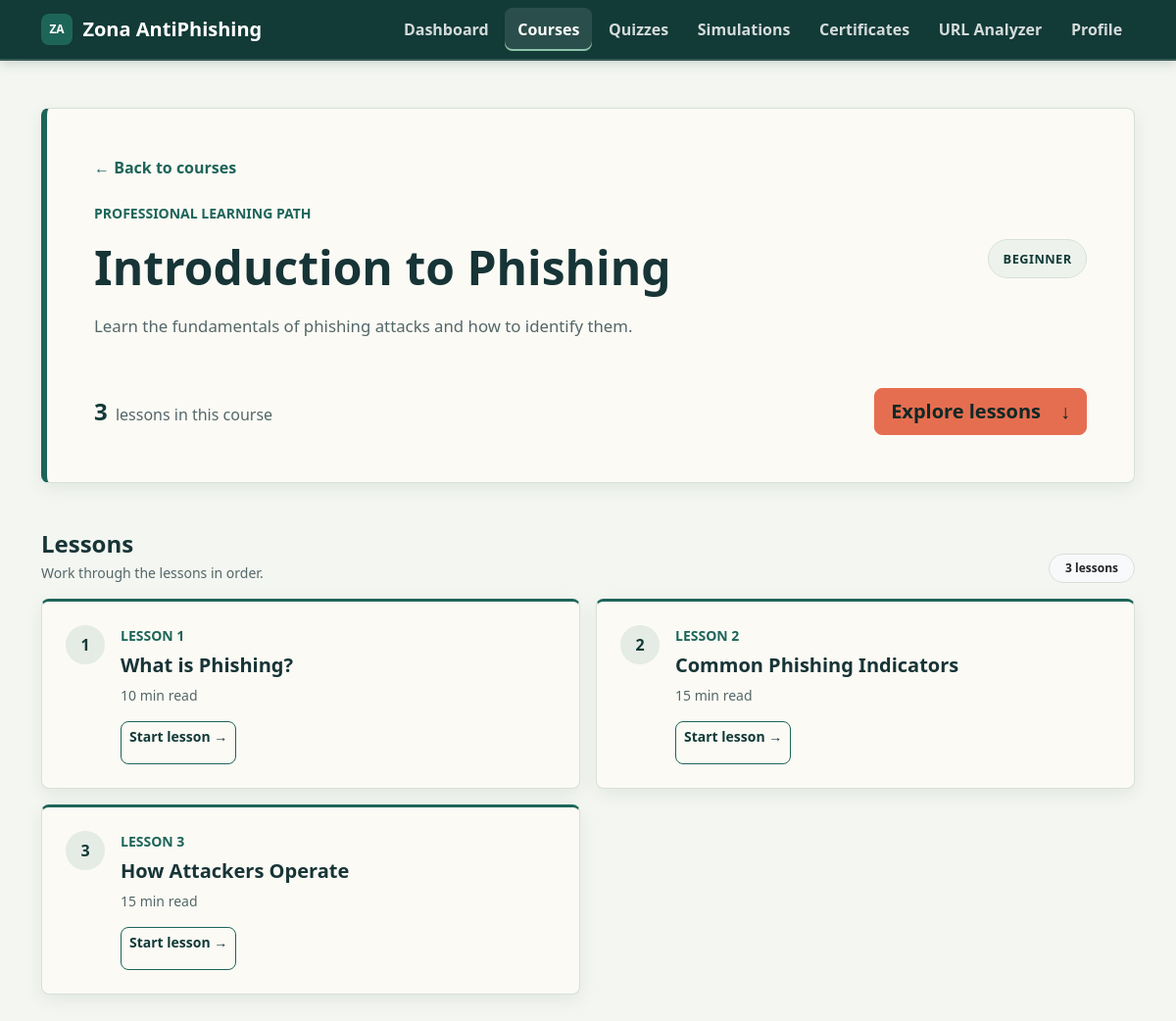
/?page=course&id=1 (signed in), run on the app's committed database.
### tables this page shows
CREATE TABLE `courses` (
  `id` int(11) NOT NULL,
  `title` varchar(150) NOT NULL,
  `description` text NOT NULL,
  `level` enum('beginner','intermediate','advanced') NOT NULL DEFAULT 'beginner',
  `status` enum('draft','published') NOT NULL DEFAULT 'draft',
  `created_at` timestamp NOT NULL DEFAULT current_timestamp(),
  `updated_at` timestamp NOT NULL DEFAULT current_timestamp() ON UPDATE current_timestamp()
);

CREATE TABLE `lessons` (
  `id` int(11) NOT NULL,
  `course_id` int(11) NOT NULL,
  `title` varchar(150) NOT NULL,
  `content` longtext NOT NULL,
  `lesson_order` int(11) NOT NULL,
  `estimated_minutes` int(11) NOT NULL,
  `created_at` timestamp NOT NULL DEFAULT current_timestamp(),
  `updated_at` timestamp NOT NULL DEFAULT current_timestamp() ON UPDATE current_timestamp()
);

### config/database.php (called while the page is built)
<?php
class Database
{
    private string $host = "localhost";
    private string $dbName = "zona_antiphishing";
    private string $username = "root";
    private string $password = "";
    public function connect(): PDO
    {
        try {
            $pdo = new PDO(
                "mysql:host={$this->host};dbname={$this->dbName};charset=utf8mb4",
                $this->username,
                $this->password
            );
            $pdo->setAttribute(PDO::ATTR_ERRMODE, PDO::ERRMODE_EXCEPTION);
            return $pdo;
        } catch (PDOException $e) {
            die("Database connection failed: " . $e->getMessage());
        }
    }
}

### app/controllers/CourseController.php (called while the page is built, shortened)
<?php
require_once __DIR__ . '/../models/Course.php';
class CourseController
{
    private Course $courseModel;
    public function __construct()
    {
        $this->courseModel = new Course();
    }
    public function getCourse(int $id)
    {
        return $this->courseModel->getCourseById($id);
    }
}

### app/models/Course.php (called while the page is built, shortened)
<?php
require_once __DIR__ . '/../../config/database.php';
class Course
{
    private PDO $conn;
    public function __construct()
    {
        $database = new Database();
        $this->conn = $database->connect();
    }
    public function getCourseById(int $id)
    {
        $sql = "SELECT * FROM courses WHERE id = :id LIMIT 1";
        $stmt = $this->conn->prepare($sql);
        $stmt->bindValue(':id', $id, PDO::PARAM_INT);
        $stmt->execute();
        return $stmt->fetch(PDO::FETCH_ASSOC);
    }
}

### app/controllers/LessonController.php (called while the page is built, shortened)
<?php
require_once __DIR__ . '/../models/Lesson.php';
class LessonController
{
    private Lesson $lessonModel;
    public function __construct()
    {
        $this->lessonModel = new Lesson();
    }
    public function getLessonsByCourse(int $courseId)
    {
        return $this->lessonModel->getLessonsByCourseId($courseId);
    }
}

### app/models/Lesson.php (called while the page is built, shortened)
<?php
require_once __DIR__ . '/../../config/database.php';
class Lesson
{
    private PDO $conn;
    public function __construct()
    {
        $database = new Database();
        $this->conn = $database->connect();
    }
    public function getLessonsByCourseId(int $courseId)
    {
        $sql = "SELECT * FROM lessons WHERE course_id = :course_id ORDER BY lesson_order ASC";
        $stmt = $this->conn->prepare($sql);
        $stmt->bindValue(':course_id', $courseId, PDO::PARAM_INT);
        $stmt->execute();
        return $stmt->fetchAll(PDO::FETCH_ASSOC);
    }
}

### views/courses/show.php (the view, shortened to what this page needs)
<?php
$courseId = filter_var($_GET['id'] ?? null, FILTER_VALIDATE_INT);
require_once __DIR__ . '/../../app/controllers/CourseController.php';
require_once __DIR__ . '/../../app/controllers/LessonController.php';
$courseController = new CourseController();
$course = $courseController->getCourse((int) $courseId);
$lessonController = new LessonController();
$lessons = $lessonController->getLessonsByCourse((int) $courseId);
$lessons = is_array($lessons) ? $lessons : [];
$courseTitle = htmlspecialchars((string) ($course['title'] ?? 'Untitled course'), ENT_QUOTES, 'UTF-8');
$courseDescription = htmlspecialchars((string) ($course['description'] ?? ''), ENT_QUOTES, 'UTF-8');
$courseLevelValue = strtolower(trim((string) ($course['level'] ?? 'beginner')));
$courseLevel = htmlspecialchars(ucfirst($courseLevelValue), ENT_QUOTES, 'UTF-8');
$courseLevelClass = in_array($courseLevelValue, ['beginner', 'intermediate', 'advanced'], true)
    ? 'course-level-' . $courseLevelValue
    : '';
$lessonCount = count($lessons);
?>
<header class="course-hero course-detail-hero p-4 p-lg-5 mb-4 mb-lg-5">
    <a class="link-primary text-decoration-none fw-semibold" href="?page=courses">&larr; Back to courses</a>
    <div class="mt-4">
        <p class="small fw-bold text-primary text-uppercase mb-3">Professional learning path</p>
        <div class="d-flex flex-column flex-lg-row justify-content-between align-items-lg-start gap-4">
            <div class="flex-grow-1 course-detail-copy">
                <h1 class="display-5 fw-bold mb-3"><?= $courseTitle; ?></h1>
                <p class="course-detail-description text-body-secondary mb-0">
                    <?= $courseDescription !== '' ? nl2br($courseDescription) : 'No description available.'; ?>
                </p>
            </div>
            <span class="course-level-badge course-detail-level <?= $courseLevelClass; ?>">
                <?= $courseLevel; ?>
            </span>
        </div>
        <div class="course-detail-footer d-flex flex-column flex-sm-row align-items-sm-center justify-content-between gap-3 mt-4 mt-lg-5">
            <span class="course-detail-count">
                <strong><?= $lessonCount; ?></strong>
                <?= $lessonCount === 1 ? 'lesson' : 'lessons'; ?> in this course
            </span>
            <a class="btn btn-primary btn-lg course-detail-cta" href="#lessons-title">
                Explore lessons <span aria-hidden="true">&darr;</span>
            </a>
        </div>
    </div>
</header>
<section aria-labelledby="lessons-title">
    <div class="d-flex justify-content-between align-items-end gap-3 mb-3">
        <div>
            <h2 id="lessons-title" class="h4 fw-bold mb-1">Lessons</h2>
            <p class="small text-body-secondary mb-0">Work through the lessons in order.</p>
        </div>
        <span class="badge rounded-pill text-bg-light border text-dark px-3 py-2">
            <?= $lessonCount; ?> <?= $lessonCount === 1 ? 'lesson' : 'lessons'; ?>
        </span>
    </div>
    <?php if ($lessons === []): ?>
        <div class="alert alert-light border mb-0" role="status">
            No lessons are available for this course yet.
        </div>
    <?php else: ?>
        <div class="row row-cols-1 row-cols-lg-2 g-3">
            <?php foreach ($lessons as $index => $lesson): ?>
                <?php
                $lessonTitle = htmlspecialchars((string) ($lesson['title'] ?? 'Untitled lesson'), ENT_QUOTES, 'UTF-8');
                $estimatedMinutes = max(0, (int) ($lesson['estimated_minutes'] ?? 0));
                ?>
                <div class="col">
                    <article class="card dashboard-stat course-lesson-card h-100 shadow-sm">
                        <div class="card-body d-flex align-items-start gap-3 p-4">
                            <span class="course-lesson-number" aria-hidden="true">
                                <?= (int) $index + 1; ?>
                            </span>
                            <div class="flex-grow-1 course-lesson-copy">
                                <p class="small fw-bold text-primary text-uppercase mb-2">
                                    Lesson <?= (int) $index + 1; ?>
                                </p>
                                <h3 class="h5 fw-bold mb-2"><?= $lessonTitle; ?></h3>
                                <p class="small text-body-secondary mb-0">
                                    <?= $estimatedMinutes > 0 ? $estimatedMinutes . ' min read' : 'Reading time not set'; ?>
                                </p>
                                <div class="mt-3">
                                    <a class="btn btn-outline-primary btn-sm"
                                        href="?page=lesson&amp;id=<?= (int) ($lesson['id'] ?? 0); ?>">
                                        Start lesson <span aria-hidden="true">&rarr;</span>
                                    </a>
                                </div>
                            </div>
                        </div>
                    </article>
                </div>
            <?php endforeach; ?>
        </div>
    <?php endif; ?>
</section>
<?php
require __DIR__ . '/../layouts/main.php';

### data on the page
courses: title "Introduction to Phishing", description "Learn the fundamentals of phishing attacks and how to identify them.", level "BEGINNER"
lessons: index "1", title "What is Phishing?", estimated_minutes "10"
lessons: index "2", title "Common Phishing Indicators", estimated_minutes "15"
lessons: index "3", title "How Attackers Operate", estimated_minutes "15"

### other printed values
$lessonCount "3"
